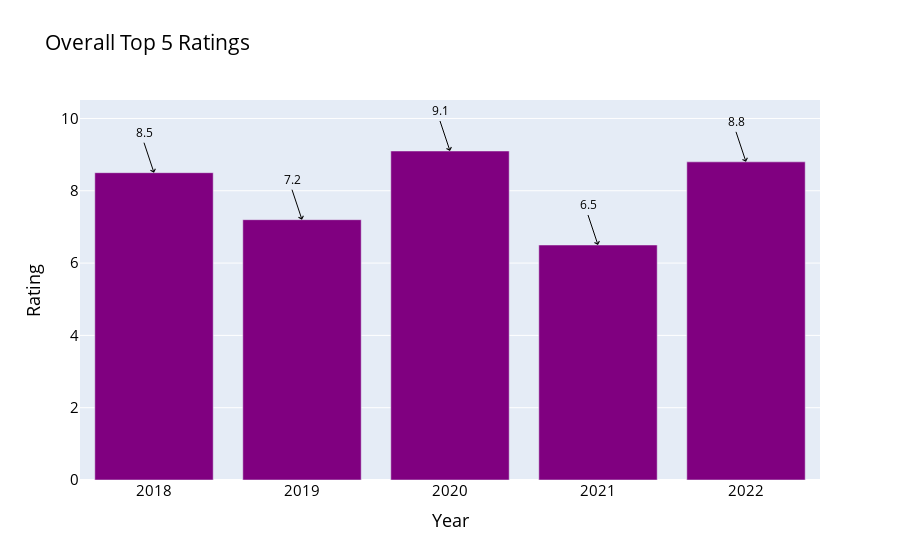

The cell this chart's notebook holds for it:
### Code cell
# Assuming 'df' is your DataFrame
top5_rating = d[['Year', 'Rating']].sort_values(by='Rating', ascending=False).head()

# Create a bar chart using Plotly.graph_objects
fig = go.Figure()

# Add bar trace
fig.add_trace(go.Bar(
    x=top5_rating['Year'],
    y=top5_rating['Rating'],
    marker=dict(color='purple')
))

# Add annotations for each bar
for index, row in top5_rating.iterrows():
    fig.add_annotation(
        x=row['Year'],
        y=row['Rating'],
        text=f'{row["Rating"]:.1f}',
        showarrow=True,
        arrowhead=4,
        arrowcolor='black',
        font=dict(size=12),
        xanchor='center',
        yanchor='bottom'
    )

# Customize layout
fig.update_layout(
    title='Overall Top 5 Ratings',
    xaxis_title='Year',
    yaxis_title='Rating',
    xaxis=dict(tickmode='array', tickvals=top5_rating['Year'], ticktext=top5_rating['Year']),
    font=dict(size=15, color='black'),
    showlegend=False
)

# Show the plot
fig.show()

### Figure 1 — Plotly figure (JSON) as saved in the notebook; plotly's stock layout.template omitted (floating-point values rounded to 4 significant figures)
{"data": [{"marker": {"color": "purple"}, "type": "bar", "x": [2020, 2022, 2018, 2019, 2021], "y": [9.1, 8.8, 8.5, 7.2, 6.5]}], "layout": {"annotations": [{"arrowcolor": "black", "arrowhead": 4, "font": {"size": 12}, "showarrow": true, "text": "9.1", "x": 2020, "xanchor": "center", "y": 9.1, "yanchor": "bottom"}, {"arrowcolor": "black", "arrowhead": 4, "font": {"size": 12}, "showarrow": true, "text": "8.8", "x": 2022, "xanchor": "center", "y": 8.8, "yanchor": "bottom"}, {"arrowcolor": "black", "arrowhead": 4, "font": {"size": 12}, "showarrow": true, "text": "8.5", "x": 2018, "xanchor": "center", "y": 8.5, "yanchor": "bottom"}, {"arrowcolor": "black", "arrowhead": 4, "font": {"size": 12}, "showarrow": true, "text": "7.2", "x": 2019, "xanchor": "center", "y": 7.2, "yanchor": "bottom"}, {"arrowcolor": "black", "arrowhead": 4, "font": {"size": 12}, "showarrow": true, "text": "6.5", "x": 2021, "xanchor": "center", "y": 6.5, "yanchor": "bottom"}], "font": {"color": "black", "size": 15}, "showlegend": false, "title": {"text": "Overall Top 5 Ratings"}, "xaxis": {"tickmode": "array", "ticktext": [2020, 2022, 2018, 2019, 2021], "tickvals": [2020, 2022, 2018, 2019, 2021], "title": {"text": "Year"}}, "yaxis": {"title": {"text": "Rating"}}}}
